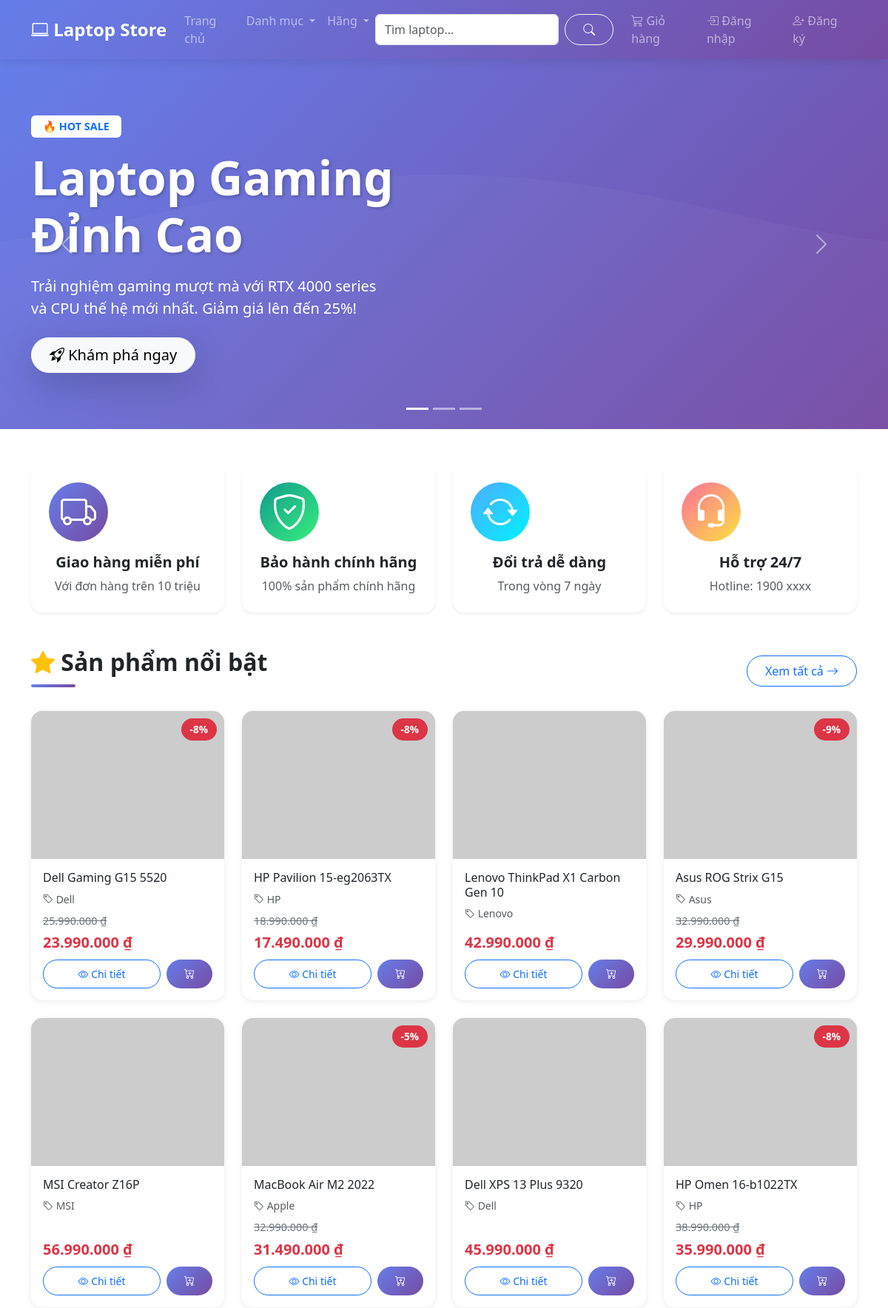
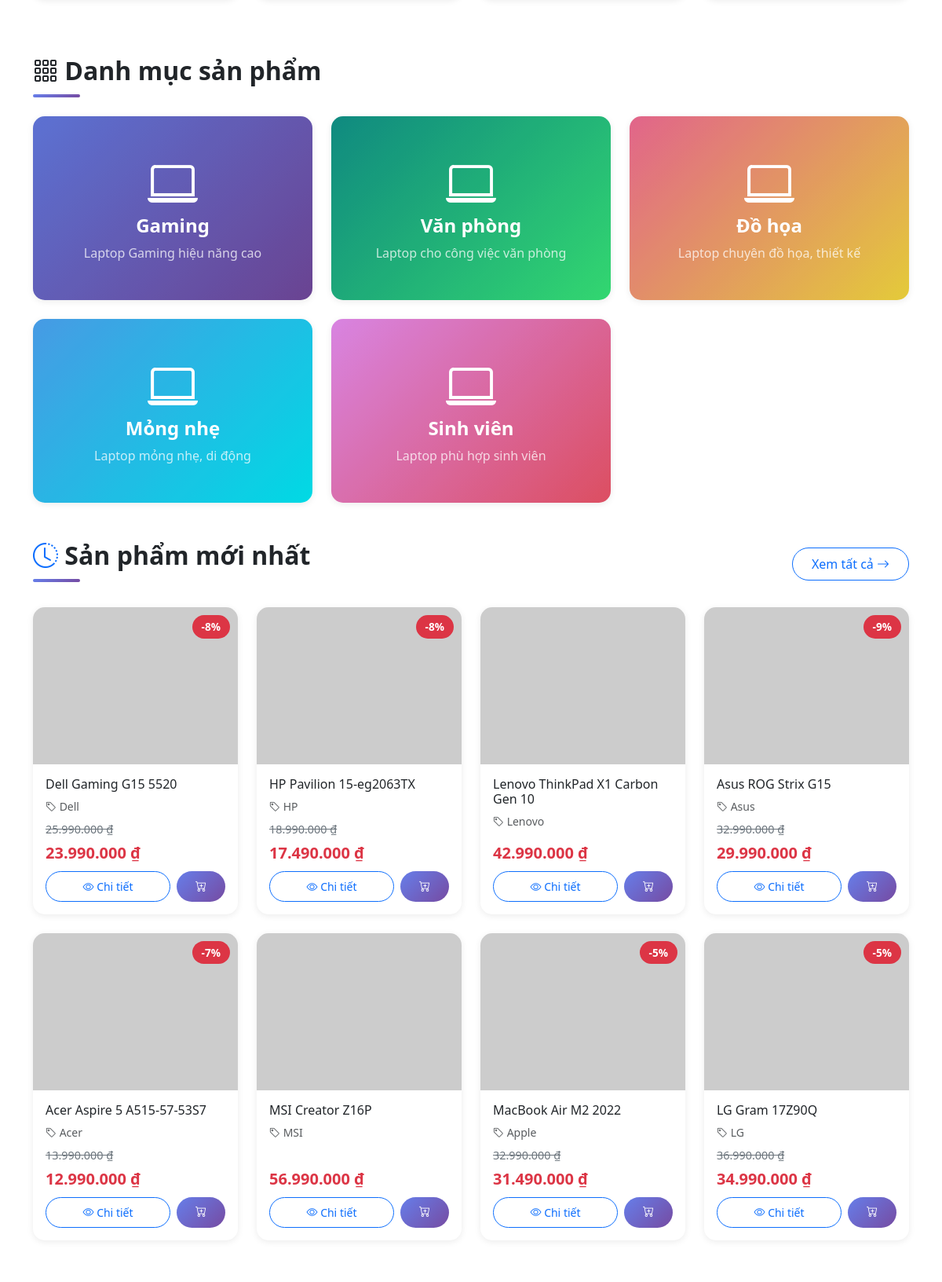
The page / (upper part) on the database its author committed (2 pictures, top to bottom).
### tables this page shows
CREATE TABLE products (
    id INT AUTO_INCREMENT PRIMARY KEY,
    name VARCHAR(255) NOT NULL,
    slug VARCHAR(255) NOT NULL UNIQUE,
    category_id INT,
    brand_id INT,
    price DECIMAL(10, 2) NOT NULL,
    discount_price DECIMAL(10, 2),
    cpu VARCHAR(100),
    ram VARCHAR(50),
    storage VARCHAR(100),
    screen VARCHAR(100),
    graphics VARCHAR(100),
    os VARCHAR(50),
    weight VARCHAR(50),
    image VARCHAR(255),
    description TEXT,
    specifications TEXT,
    stock INT DEFAULT 0,
    views INT DEFAULT 0,
    is_featured BOOLEAN DEFAULT FALSE,
    status ENUM('active', 'inactive') DEFAULT 'active',
    created_at TIMESTAMP DEFAULT CURRENT_TIMESTAMP,
    updated_at TIMESTAMP DEFAULT CURRENT_TIMESTAMP ON UPDATE CURRENT_TIMESTAMP,
    FOREIGN KEY (category_id) REFERENCES categories(id) ON DELETE SET NULL,
    FOREIGN KEY (brand_id) REFERENCES brands(id) ON DELETE SET NULL
);

CREATE TABLE brands (
    id INT AUTO_INCREMENT PRIMARY KEY,
    name VARCHAR(100) NOT NULL,
    slug VARCHAR(100) NOT NULL UNIQUE,
    created_at TIMESTAMP DEFAULT CURRENT_TIMESTAMP
);

CREATE TABLE categories (
    id INT AUTO_INCREMENT PRIMARY KEY,
    name VARCHAR(100) NOT NULL,
    slug VARCHAR(100) NOT NULL UNIQUE,
    description TEXT,
    created_at TIMESTAMP DEFAULT CURRENT_TIMESTAMP
);

### config/functions.php (called while the page is built, shortened)
<?php
function base_url($path = '') {
    $protocol = isset($_SERVER['HTTPS']) && $_SERVER['HTTPS'] === 'on' ? "https" : "http";
    $host = $_SERVER['HTTP_HOST'];
    $base = dirname($_SERVER['SCRIPT_NAME']);
    $base = str_replace('/index.php', '', $base);
    return $protocol . "://" . $host . $base . "/" . ltrim($path, '/');
}
function e($string) {
    return htmlspecialchars((string)$string, ENT_QUOTES, 'UTF-8');
}
function format_price($price) {
    return number_format($price, 0, ',', '.') . ' ₫';
}
function get_image_url($filename) {
    $filepath = __DIR__ . '/../assets/uploads/' . $filename;
    return 'https://placehold.co/500x400/e9ecef/6c757d?text=Laptop';
}

### config/database.php (called while the page is built, shortened)
<?php
try {
    $conn = new mysqli(DB_HOST, DB_USER, DB_PASS, DB_NAME);
    $conn->set_charset("utf8mb4");
} catch (Exception $e) {
    die("Lỗi: " . $e->getMessage());
}
function db_query($sql, $params = []) {
    global $conn;
    $stmt = $conn->prepare($sql);
    $stmt->execute();
    return $stmt;
}
function db_fetch_all($sql, $params = []) {
    $stmt = db_query($sql, $params);
    $result = $stmt->get_result();
    return $result->fetch_all(MYSQLI_ASSOC);
}

### pages/home.php (the view, shortened to what this page needs)
<?php
$featured_products = db_fetch_all("
    SELECT p.*, c.name as category_name, b.name as brand_name
    FROM products p
    LEFT JOIN categories c ON p.category_id = c.id
    LEFT JOIN brands b ON p.brand_id = b.id
    WHERE p.is_featured = 1 AND p.status = 'active'
    ORDER BY p.created_at DESC
    LIMIT 8
");
$latest_products = db_fetch_all("
    SELECT p.*, c.name as category_name, b.name as brand_name
    FROM products p
    LEFT JOIN categories c ON p.category_id = c.id
    LEFT JOIN brands b ON p.brand_id = b.id
    WHERE p.status = 'active'
    ORDER BY p.created_at DESC
    LIMIT 8
");
?>
<div id="heroCarousel" class="carousel slide mb-5" data-bs-ride="carousel">
    <div class="carousel-indicators">
        <button type="button" data-bs-target="#heroCarousel" data-bs-slide-to="0" class="active"></button>
        <button type="button" data-bs-target="#heroCarousel" data-bs-slide-to="1"></button>
        <button type="button" data-bs-target="#heroCarousel" data-bs-slide-to="2"></button>
    </div>
    <div class="carousel-inner">
        <div class="carousel-item active">
            <div class="text-white py-5" style="height: 500px; background: linear-gradient(135deg, #667eea 0%, #764ba2 100%); position: relative; overflow: hidden;">
                <div class="position-absolute" style="top: 0; left: 0; right: 0; bottom: 0; background-size: cover; opacity: 0.3;"></div>
                <div class="container h-100 d-flex align-items-center position-relative" style="z-index: 2;">
                    <div class="row w-100">
                        <div class="col-md-7 hero-section">
                            <div class="badge bg-white text-primary mb-3 px-3 py-2" style="font-size: 0.9rem;">🔥 HOT SALE</div>
                            <h1 class="display-3 fw-bold mb-3" style="text-shadow: 2px 2px 4px rgba(0,0,0,0.2);">Laptop Gaming<br>Đỉnh Cao</h1>
                            <p class="lead mb-4 fs-5">Trải nghiệm gaming mượt mà với RTX 4000 series<br>và CPU thế hệ mới nhất. Giảm giá lên đến 25%!</p>
                            <a href="<?php echo base_url('index.php?page=products&category=1'); ?>" class="btn btn-light btn-lg shadow-lg">
                                <i class="bi bi-rocket-takeoff"></i> Khám phá ngay
                            </a>
                        </div>
                    </div>
                </div>
            </div>
        </div>
    </div>
    <button class="carousel-control-prev" type="button" data-bs-target="#heroCarousel" data-bs-slide="prev">
        <span class="carousel-control-prev-icon"></span>
    </button>
    <button class="carousel-control-next" type="button" data-bs-target="#heroCarousel" data-bs-slide="next">
        <span class="carousel-control-next-icon"></span>
    </button>
</div>
<div class="container">
    <div class="row mb-5 g-4">
        <div class="col-md-3">
            <div class="card border-0 shadow-sm h-100 text-center p-4" style="border-radius: 15px; transition: all 0.3s;" onmouseover="this.style.transform='translateY(-5px)'; this.style.boxShadow='0 10px 30px rgba(0,0,0,0.15)'" onmouseout="this.style.transform='translateY(0)'; this.style.boxShadow='0 2px 8px rgba(0,0,0,0.08)'">
                <div class="rounded-circle d-inline-flex align-items-center justify-content-center mb-3" style="width: 80px; height: 80px; background: linear-gradient(135deg, #667eea 0%, #764ba2 100%);">
                    <i class="bi bi-truck display-5 text-white"></i>
                </div>
                <h5 class="fw-bold mb-2">Giao hàng miễn phí</h5>
                <p class="text-muted mb-0">Với đơn hàng trên 10 triệu</p>
            </div>
        </div>
        <div class="col-md-3">
            <div class="card border-0 shadow-sm h-100 text-center p-4" style="border-radius: 15px; transition: all 0.3s;" onmouseover="this.style.transform='translateY(-5px)'; this.style.boxShadow='0 10px 30px rgba(0,0,0,0.15)'" onmouseout="this.style.transform='translateY(0)'; this.style.boxShadow='0 2px 8px rgba(0,0,0,0.08)'">
                <div class="rounded-circle d-inline-flex align-items-center justify-content-center mb-3" style="width: 80px; height: 80px; background: linear-gradient(135deg, #11998e 0%, #38ef7d 100%);">
                    <i class="bi bi-shield-check display-5 text-white"></i>
                </div>
                <h5 class="fw-bold mb-2">Bảo hành chính hãng</h5>
                <p class="text-muted mb-0">100% sản phẩm chính hãng</p>
            </div>
        </div>
        <div class="col-md-3">
            <div class="card border-0 shadow-sm h-100 text-center p-4" style="border-radius: 15px; transition: all 0.3s;" onmouseover="this.style.transform='translateY(-5px)'; this.style.boxShadow='0 10px 30px rgba(0,0,0,0.15)'" onmouseout="this.style.transform='translateY(0)'; this.style.boxShadow='0 2px 8px rgba(0,0,0,0.08)'">
                <div class="rounded-circle d-inline-flex align-items-center justify-content-center mb-3" style="width: 80px; height: 80px; background: linear-gradient(135deg, #4facfe 0%, #00f2fe 100%);">
                    <i class="bi bi-arrow-repeat display-5 text-white"></i>
                </div>
                <h5 class="fw-bold mb-2">Đổi trả dễ dàng</h5>
                <p class="text-muted mb-0">Trong vòng 7 ngày</p>
            </div>
        </div>
        <div class="col-md-3">
            <div class="card border-0 shadow-sm h-100 text-center p-4" style="border-radius: 15px; transition: all 0.3s;" onmouseover="this.style.transform='translateY(-5px)'; this.style.boxShadow='0 10px 30px rgba(0,0,0,0.15)'" onmouseout="this.style.transform='translateY(0)'; this.style.boxShadow='0 2px 8px rgba(0,0,0,0.08)'">
                <div class="rounded-circle d-inline-flex align-items-center justify-content-center mb-3" style="width: 80px; height: 80px; background: linear-gradient(135deg, #fa709a 0%, #fee140 100%);">
                    <i class="bi bi-headset display-5 text-white"></i>
                </div>
                <h5 class="fw-bold mb-2">Hỗ trợ 24/7</h5>
                <p class="text-muted mb-0">Hotline: 1900 xxxx</p>
            </div>
        </div>
    </div>
    <section class="mb-5">
        <div class="d-flex justify-content-between align-items-center mb-4">
            <h2 class="fw-bold section-title">
                <i class="bi bi-star-fill text-warning"></i> Sản phẩm nổi bật
            </h2>
            <a href="<?php echo base_url('index.php?page=products'); ?>" class="btn btn-outline-primary">
                Xem tất cả <i class="bi bi-arrow-right"></i>
            </a>
        </div>
        <div class="row">
            <?php foreach ($featured_products as $product): ?>
            <div class="col-md-3 mb-4">
                <div class="card product-card h-100">
                    <?php if ($product['discount_price']): ?>
                        <span class="badge bg-danger badge-featured">
                            -<?php echo round((($product['price'] - $product['discount_price']) / $product['price']) * 100); ?>%
                        </span>
                    <?php endif; ?>
                    <img src="<?php echo get_image_url($product['image']); ?>"
                         class="card-img-top product-image"
                         alt="<?php echo e($product['name']); ?>"
>
                    <div class="card-body d-flex flex-column">
                        <h6 class="card-title"><?php echo e($product['name']); ?></h6>
                        <p class="text-muted small mb-2">
                            <i class="bi bi-tag"></i> <?php echo e($product['brand_name']); ?>
                        </p>
                        <div class="mt-auto">
                            <?php if ($product['discount_price']): ?>
                                <div class="old-price"><?php echo format_price($product['price']); ?></div>
                                <div class="price"><?php echo format_price($product['discount_price']); ?></div>
                            <?php else: ?>
                                <div class="price"><?php echo format_price($product['price']); ?></div>
                            <?php endif; ?>
                            <div class="d-flex gap-2 mt-2">
                                <a href="<?php echo base_url('index.php?page=product-detail&id=' . $product['id']); ?>"
                                   class="btn btn-outline-primary btn-sm flex-grow-1">
                                    <i class="bi bi-eye"></i> Chi tiết
                                </a>
                                <a href="<?php echo base_url('index.php?page=add-to-cart&id=' . $product['id']); ?>"
                                   class="btn btn-primary btn-sm">
                                    <i class="bi bi-cart-plus"></i>
                                </a>
                            </div>
                        </div>
                    </div>
                </div>
            </div>
            <?php endforeach; ?>
        </div>
    </section>
    <section class="mb-5">
        <h2 class="fw-bold mb-4 section-title">
            <i class="bi bi-grid-3x3-gap"></i> Danh mục sản phẩm
        </h2>
        <div class="row g-4">
            <?php
            $categories_home = db_fetch_all("SELECT * FROM categories LIMIT 6");
            $category_gradients = [
                'linear-gradient(135deg, #667eea 0%, #764ba2 100%)',
                'linear-gradient(135deg, #11998e 0%, #38ef7d 100%)',
                'linear-gradient(135deg, #fa709a 0%, #fee140 100%)',
                'linear-gradient(135deg, #4facfe 0%, #00f2fe 100%)',
                'linear-gradient(135deg, #f093fb 0%, #f5576c 100%)',
                'linear-gradient(135deg, #30cfd0 0%, #330867 100%)'
            ];
            ?>
            <?php foreach ($categories_home as $index => $category): ?>
            <div class="col-md-4">
                <a href="<?php echo base_url('index.php?page=products&category=' . $category['id']); ?>"
                   class="text-decoration-none">
                    <div class="card category-card text-white border-0" style="background: <?php echo $category_gradients[$index % 6]; ?>; min-height: 180px;">
                        <div class="card-body text-center py-5 position-relative">
                            <i class="bi bi-laptop display-3 mb-3"></i>
                            <h4 class="fw-bold mb-2"><?php echo e($category['name']); ?></h4>
                            <p class="mb-0 opacity-75"><?php echo e($category['description']); ?></p>
                        </div>
                    </div>
                </a>
            </div>
            <?php endforeach; ?>
        </div>
    </section>
    <section class="mb-5">
        <div class="d-flex justify-content-between align-items-center mb-4">
            <h2 class="fw-bold section-title">
                <i class="bi bi-clock-history text-primary"></i> Sản phẩm mới nhất
            </h2>
            <a href="<?php echo base_url('index.php?page=products'); ?>" class="btn btn-outline-primary">
                Xem tất cả <i class="bi bi-arrow-right"></i>
            </a>
        </div>
        <div class="row">
            <?php foreach ($latest_products as $product): ?>
            <div class="col-md-3 mb-4">
                <div class="card product-card h-100">
                    <?php if ($product['discount_price']): ?>
                        <span class="badge bg-danger badge-featured">
                            -<?php echo round((($product['price'] - $product['discount_price']) / $product['price']) * 100); ?>%
                        </span>
                    <?php endif; ?>
                    <img src="<?php echo get_image_url($product['image']); ?>"
                         class="card-img-top product-image"
                         alt="<?php echo e($product['name']); ?>"
>
                    <div class="card-body d-flex flex-column">
                        <h6 class="card-title"><?php echo e($product['name']); ?></h6>
                        <p class="text-muted small mb-2">
                            <i class="bi bi-tag"></i> <?php echo e($product['brand_name']); ?>
                        </p>
                        <div class="mt-auto">
                            <?php if ($product['discount_price']): ?>
                                <div class="old-price"><?php echo format_price($product['price']); ?></div>
                                <div class="price"><?php echo format_price($product['discount_price']); ?></div>
                            <?php else: ?>
                                <div class="price"><?php echo format_price($product['price']); ?></div>
                            <?php endif; ?>
                            <div class="d-flex gap-2 mt-2">
                                <a href="<?php echo base_url('index.php?page=product-detail&id=' . $product['id']); ?>"
                                   class="btn btn-outline-primary btn-sm flex-grow-1">
                                    <i class="bi bi-eye"></i> Chi tiết
                                </a>
                                <a href="<?php echo base_url('index.php?page=add-to-cart&id=' . $product['id']); ?>"
                                   class="btn btn-primary btn-sm">
                                    <i class="bi bi-cart-plus"></i>
                                </a>
                            </div>
                        </div>
                    </div>
                </div>
            </div>
            <?php endforeach; ?>
        </div>
    </section>
</div>

### rows shown on the page
products: (($product['price'] - $product['discount_price']) / $product['price']) * 100 "8", name "Dell Gaming G15 5520", brand.name "Dell", price "25.990.000 ₫", discount_price "23.990.000 ₫"
products: (($product['price'] - $product['discount_price']) / $product['price']) * 100 "8", name "HP Pavilion 15-eg2063TX", brand.name "HP", price "18.990.000 ₫", discount_price "17.490.000 ₫"
products: name "Lenovo ThinkPad X1 Carbon Gen 10", brand.name "Lenovo", price "42.990.000 ₫"
products: (($product['price'] - $product['discount_price']) / $product['price']) * 100 "9", name "Asus ROG Strix G15", brand.name "Asus", price "32.990.000 ₫", discount_price "29.990.000 ₫"
products: name "MSI Creator Z16P", brand.name "MSI", price "56.990.000 ₫"
products: (($product['price'] - $product['discount_price']) / $product['price']) * 100 "5", name "MacBook Air M2 2022", brand.name "Apple", price "32.990.000 ₫", discount_price "31.490.000 ₫"
products: name "Dell XPS 13 Plus 9320", brand.name "Dell", price "45.990.000 ₫"
products: (($product['price'] - $product['discount_price']) / $product['price']) * 100 "8", name "HP Omen 16-b1022TX", brand.name "HP", price "38.990.000 ₫", discount_price "35.990.000 ₫"
categories: name "Gaming", description "Laptop Gaming hiệu năng cao"
categories: name "Văn phòng", description "Laptop cho công việc văn phòng"
categories: name "Đồ họa", description "Laptop chuyên đồ họa, thiết kế"
categories: name "Mỏng nhẹ", description "Laptop mỏng nhẹ, di động"
categories: name "Sinh viên", description "Laptop phù hợp sinh viên"
products: (($product['price'] - $product['discount_price']) / $product['price']) * 100 "7", name "Acer Aspire 5 A515-57-53S7", brand.name "Acer", price "13.990.000 ₫", discount_price "12.990.000 ₫"
products: (($product['price'] - $product['discount_price']) / $product['price']) * 100 "5", name "LG Gram 17Z90Q", brand.name "LG", price "36.990.000 ₫", discount_price "34.990.000 ₫"
